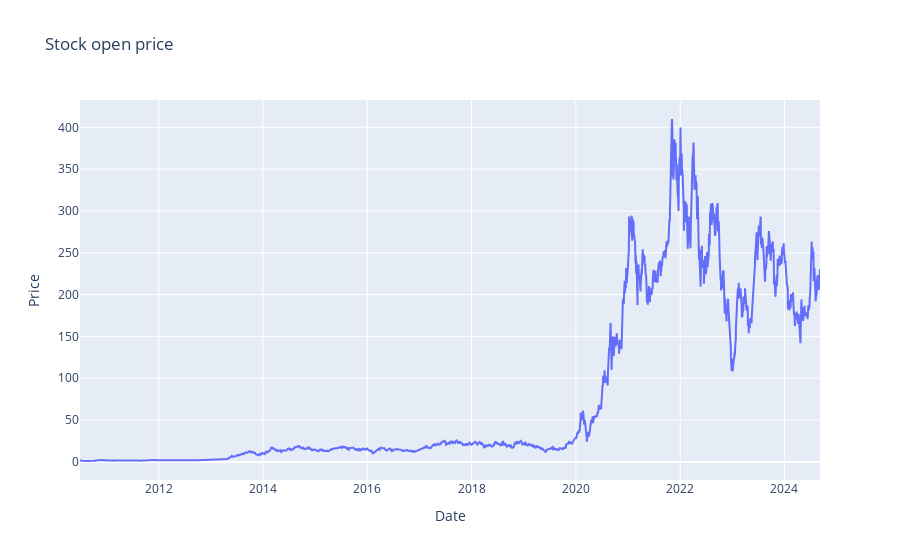

The code cell stored with this chart in its notebook:
### Code cell
import plotly.graph_objects as go
# Create a figure 
fig  = go.Figure()
# Add trace for stocks open price
fig.add_trace(go.Scatter(x = df.index,y = df['Close'],mode = 'lines',name = 'open price'))
# Add titles and labels
fig.update_layout(
    title = 'Stock open price',
    xaxis_title = 'Date',
    yaxis_title = 'Price',
    hovermode = 'x unified'
)
fig.show()

### Figure 1 — Plotly figure (JSON) as saved in the notebook; plotly's stock layout.template omitted (floating-point values rounded to 4 significant figures; data arrays with more than 128 entries replaced by an {"elided": "..."} marker saying what was removed)
{"data": [{"mode": "lines", "name": "open price", "type": "scatter", "x": {"elided": "3572 str values"}, "y": {"elided": "3572 float values"}}], "layout": {"autosize": true, "hovermode": "x unified", "title": {"text": "Stock open price"}, "xaxis": {"autorange": true, "range": ["2010-06-29", "2024-09-06"], "title": {"text": "Date"}, "type": "date"}, "yaxis": {"autorange": true, "range": [-21.66, 432.7], "title": {"text": "Price"}, "type": "linear"}}}
